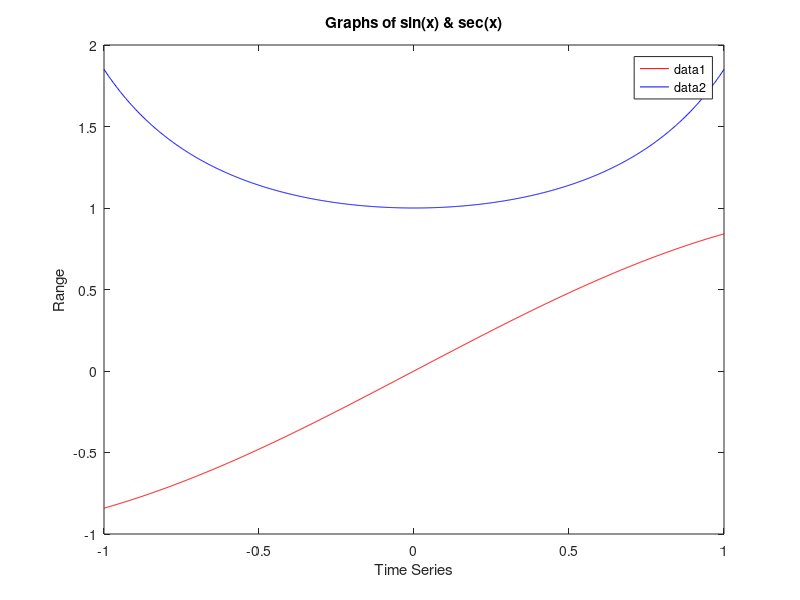

Here is the MATLAB script that generated this plot: (Note: this script raises an error after producing the figure.)
clear; close all; fclose all; clc;

x=linspace(-1,+1,1000);
y=sin(x);
z=sec(x);

% Create figure
figure1 = figure('WindowState','maximized');

% Create axes
axes1 = axes('Parent',figure1);
hold(axes1,'on');

% Create plot
plot(x,y,'r',x,z,'b');

% plot(x,y,'LineStyle','-','Linewidth',4,'Color',[1 1 0],'Marker','d',...
%     'MarkerEdgeColor','r','MarkerFaceColor',[0 0 0],'MarkerSize',8);

% Create ylabel
ylabel({'Range'});

% Create xlabel
xlabel({'Time Series'});

% Create title
title({'Graphs of sin(x) & sec(x)'});

box(axes1,'on');
hold(axes1,'off');
% Create legend
legend(axes1,'show');

% a=2; b='good';
    filename3 = sprintf('..\\Results\\GKP_AE_%d%s',a,b);
    print(gcf,'-dpng', filename3);
%     print('-depsc', filename3);
    saveas(gcf,(strcat(filename3,'.fig')));
%     close (figure1);